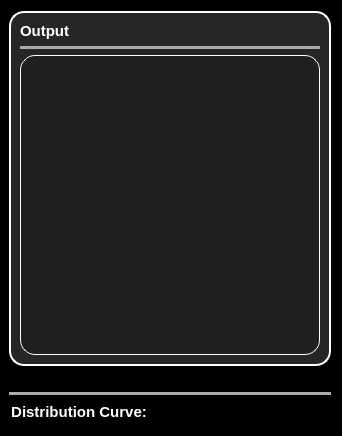
           <widget class="QFrame" name="frame_21">
            <property name="styleSheet">
             <string notr="true">background-color: #000000; /* Background color */
    border:none;

    box-shadow: 2px 2px 8px rgba(0, 0, 0, 0.7); /* 3D shadow effect */</string>
            </property>
            <property name="frameShape">
             <enum>QFrame::StyledPanel</enum>
            </property>
            <property name="frameShadow">
             <enum>QFrame::Raised</enum>
            </property>
            <layout class="QGridLayout" name="gridLayout_24">
             <property name="leftMargin">
              <number>9</number>
             </property>
             <item row="1" column="0">
              <layout class="QHBoxLayout" name="horizontalLayout_23">
               <item>
                <spacer name="horizontalSpacer_8">
                 <property name="orientation">
                  <enum>Qt::Horizontal</enum>
                 </property>
                 <property name="sizeHint" stdset="0">
                  <size>
                   <width>40</width>
                   <height>20</height>
                  </size>
                 </property>
                </spacer>
               </item>
               <item>
                <spacer name="horizontalSpacer_9">
                 <property name="orientation">
                  <enum>Qt::Horizontal</enum>
                 </property>
                 <property name="sizeHint" stdset="0">
                  <size>
                   <width>40</width>
                   <height>20</height>
                  </size>
                 </property>
                </spacer>
               </item>
              </layout>
             </item>
             <item row="2" column="0">
              <widget class="Line" name="line_37">
               <property name="styleSheet">
                <string notr="true">/* Line style */

  /* Set the width of the line */
  width: 20px;

  /* Set the height of the line */
  height: 5px;

  /* Set the background color of the line */
  background-color:#a8abaf;

  /* Set the border of the line */
  border: 10px;

  /* Set the border radius of the line */
  border-radius:5px;




</string>
               </property>
               <property name="orientation">
                <enum>Qt::Horizontal</enum>
               </property>
              </widget>
             </item>
             <item row="3" column="0">
              <layout class="QVBoxLayout" name="verticalLayout_79">
               <property name="leftMargin">
                <number>0</number>
               </property>
               <item>
                <layout class="QHBoxLayout" name="horizontalLayout_45">
                 <item>
                  <layout class="QVBoxLayout" name="verticalLayout_80" stretch="0,5">
                   <item>
                    <widget class="QGroupBox" name="groupBox_8">
                     <property name="sizePolicy">
                      <sizepolicy hsizetype="Preferred" vsizetype="Fixed">
                       <horstretch>0</horstretch>
                       <verstretch>0</verstretch>
                      </sizepolicy>
                     </property>
                     <property name="styleSheet">
                      <string notr="true">color: #ffffff;
font-weight:Bold;
font-size: 15px;
border:none;
</string>
                     </property>
                     <property name="title">
                      <string>Distribution Curve:</string>
                     </property>
                     <layout class="QGridLayout" name="gridLayout_13"/>
                    </widget>
                   </item>
                   <item>
                    <widget class="QWidget" name="distributionWidget" native="true">
                     <property name="styleSheet">
                      <string notr="true">background-color: #1f1f1f;
border:none;</string>
                     </property>
                    </widget>
                   </item>
                  </layout>
                 </item>
                </layout>
               </item>
              </layout>
             </item>
             <item row="0" column="0">
              <widget class="QFrame" name="frame_22">
               <property name="styleSheet">
                <string notr="true">background-color: #262626; /* Background color */
    border-radius: 15px; /* Curved borders */
    border: 2px solid #ffffff; /* 3D outline */

    box-shadow: 2px 2px 8px rgba(0, 0, 0, 0.7); /* 3D shadow effect */</string>
               </property>
               <property name="frameShape">
                <enum>QFrame::StyledPanel</enum>
               </property>
               <property name="frameShadow">
                <enum>QFrame::Raised</enum>
               </property>
               <layout class="QGridLayout" name="gridLayout_25">
                <property name="leftMargin">
                 <number>9</number>
                </property>
                <item row="0" column="0">
                 <layout class="QVBoxLayout" name="verticalLayout_82">
                  <property name="leftMargin">
                   <number>0</number>
                  </property>
                  <item>
                   <widget class="QLabel" name="label_47">
                    <property name="styleSheet">
                     <string notr="true">color: #ffffff;
font-weight:Bold;
font-size: 15px;
border:none;
</string>
                    </property>
                    <property name="text">
                     <string>Output</string>
                    </property>
                   </widget>
                  </item>
                  <item>
                   <widget class="Line" name="line_38">
                    <property name="styleSheet">
                     <string notr="true">/* Line style */

  /* Set the width of the line */
  width: 20px;

  /* Set the height of the line */
  height: 5px;

  /* Set the background color of the line */
  background-color:#a8abaf;

  /* Set the border of the line */
  border: 10px;

  /* Set the border radius of the line */
  border-radius:5px;




</string>
                    </property>
                    <property name="orientation">
                     <enum>Qt::Horizontal</enum>
                    </property>
                   </widget>
                  </item>
                  <item>
                   <layout class="QHBoxLayout" name="horizontalLayout_46">
                    <item>
                     <layout class="QVBoxLayout" name="verticalLayout_83" stretch="0">
                      <item>
                       <widget class="QGraphicsView" name="outputGraphicsView">
                        <property name="minimumSize">
                         <size>
                          <width>300</width>
                          <height>300</height>
                         </size>
                        </property>
                        <property name="styleSheet">
                         <string notr="true">border: 1px solid #ffffff;
background-color: #1f1f1f;</string>
                        </property>
                       </widget>
                      </item>
                     </layout>
                    </item>
                   </layout>
                  </item>
                 </layout>
                </item>
               </layout>
              </widget>
             </item>
            </layout>
           </widget>
